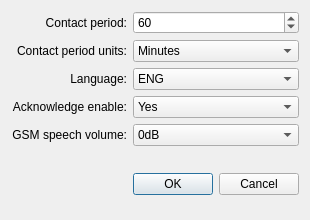
<?xml version="1.0" encoding="UTF-8"?>
<ui version="4.0">
 <class>mainCFGDialog</class>
 <widget class="QDialog" name="mainCFGDialog">
  <property name="geometry">
   <rect>
    <x>0</x>
    <y>0</y>
    <width>310</width>
    <height>220</height>
   </rect>
  </property>
  <property name="minimumSize">
   <size>
    <width>310</width>
    <height>200</height>
   </size>
  </property>
  <property name="maximumSize">
   <size>
    <width>310</width>
    <height>224</height>
   </size>
  </property>
  <property name="windowTitle">
   <string>Device configuration</string>
  </property>
  <layout class="QGridLayout" name="gridLayout">
   <item row="0" column="0">
    <widget class="QLabel" name="contactPeriodLabel">
     <property name="text">
      <string>Contact period:</string>
     </property>
     <property name="alignment">
      <set>Qt::AlignRight|Qt::AlignTrailing|Qt::AlignVCenter</set>
     </property>
    </widget>
   </item>
   <item row="1" column="1">
    <widget class="QComboBox" name="periodUnitsEdit">
     <property name="statusTip">
      <string>Time unit to be used for period number</string>
     </property>
     <property name="whatsThis">
      <string>Time unit which will give the real time period together with &quot;Contact period&quot;.</string>
     </property>
     <item>
      <property name="text">
       <string>Minutes</string>
      </property>
     </item>
     <item>
      <property name="text">
       <string>Hours</string>
      </property>
     </item>
     <item>
      <property name="text">
       <string>Days</string>
      </property>
     </item>
     <item>
      <property name="text">
       <string>Months</string>
      </property>
     </item>
    </widget>
   </item>
   <item row="0" column="1">
    <widget class="QSpinBox" name="contactPeriodEdit">
     <property name="statusTip">
      <string>SMS sending period measured in &quot;Contact period units&quot;</string>
     </property>
     <property name="whatsThis">
      <string>SMS about device status will be sent periodically after time specified in this field.</string>
     </property>
     <property name="value">
      <number>60</number>
     </property>
    </widget>
   </item>
   <item row="2" column="0">
    <widget class="QLabel" name="languageLabel">
     <property name="text">
      <string>Language:</string>
     </property>
     <property name="alignment">
      <set>Qt::AlignRight|Qt::AlignTrailing|Qt::AlignVCenter</set>
     </property>
    </widget>
   </item>
   <item row="3" column="0">
    <widget class="QLabel" name="ackLabel">
     <property name="text">
      <string>Acknowledge enable:</string>
     </property>
     <property name="alignment">
      <set>Qt::AlignRight|Qt::AlignTrailing|Qt::AlignVCenter</set>
     </property>
    </widget>
   </item>
   <item row="1" column="0">
    <widget class="QLabel" name="periodUnitsLabel">
     <property name="text">
      <string>Contact period units:</string>
     </property>
     <property name="alignment">
      <set>Qt::AlignRight|Qt::AlignTrailing|Qt::AlignVCenter</set>
     </property>
    </widget>
   </item>
   <item row="3" column="1">
    <widget class="QComboBox" name="ackEdit">
     <property name="statusTip">
      <string>Enable or disable device ACKs</string>
     </property>
     <property name="whatsThis">
      <string>Use this checkbox to generate setup enabling or disabling device's ACKs.</string>
     </property>
     <item>
      <property name="text">
       <string>Yes</string>
      </property>
     </item>
     <item>
      <property name="text">
       <string>No</string>
      </property>
     </item>
    </widget>
   </item>
   <item row="5" column="1">
    <widget class="QWidget" name="buttonsWrapper" native="true">
     <property name="minimumSize">
      <size>
       <width>0</width>
       <height>65</height>
      </size>
     </property>
     <property name="maximumSize">
      <size>
       <width>16777215</width>
       <height>16777215</height>
      </size>
     </property>
     <layout class="QHBoxLayout" name="horizontalLayout">
      <property name="leftMargin">
       <number>0</number>
      </property>
      <property name="topMargin">
       <number>0</number>
      </property>
      <property name="rightMargin">
       <number>0</number>
      </property>
      <property name="bottomMargin">
       <number>0</number>
      </property>
      <item>
       <widget class="QPushButton" name="confirmationButton">
        <property name="text">
         <string>OK</string>
        </property>
       </widget>
      </item>
      <item>
       <widget class="QPushButton" name="cancelButton">
        <property name="text">
         <string>Cancel</string>
        </property>
       </widget>
      </item>
     </layout>
    </widget>
   </item>
   <item row="4" column="1">
    <widget class="QComboBox" name="gsmVolumeEdit">
     <property name="statusTip">
      <string>GSM speech volume level</string>
     </property>
     <property name="whatsThis">
      <string>Specifies the volume level used during GSM calls.</string>
     </property>
     <item>
      <property name="text">
       <string>0dB</string>
      </property>
     </item>
     <item>
      <property name="text">
       <string>-6dB</string>
      </property>
     </item>
     <item>
      <property name="text">
       <string>-12dB</string>
      </property>
     </item>
     <item>
      <property name="text">
       <string>-18dB</string>
      </property>
     </item>
     <item>
      <property name="text">
       <string>-24dB</string>
      </property>
     </item>
    </widget>
   </item>
   <item row="2" column="1">
    <widget class="QComboBox" name="languageEdit">
     <property name="statusTip">
      <string>Device language setting</string>
     </property>
     <property name="whatsThis">
      <string>Use this selector to specify the language in which information will be displayed in device.</string>
     </property>
     <item>
      <property name="text">
       <string>ENG</string>
      </property>
     </item>
     <item>
      <property name="text">
       <string>SVK</string>
      </property>
     </item>
     <item>
      <property name="text">
       <string>CZE</string>
      </property>
     </item>
     <item>
      <property name="text">
       <string>PLN</string>
      </property>
     </item>
     <item>
      <property name="text">
       <string>HUN</string>
      </property>
     </item>
     <item>
      <property name="text">
       <string>GER</string>
      </property>
     </item>
    </widget>
   </item>
   <item row="4" column="0">
    <widget class="QLabel" name="label">
     <property name="text">
      <string>GSM speech volume:</string>
     </property>
     <property name="alignment">
      <set>Qt::AlignRight|Qt::AlignTrailing|Qt::AlignVCenter</set>
     </property>
    </widget>
   </item>
  </layout>
 </widget>
 <tabstops>
  <tabstop>contactPeriodEdit</tabstop>
  <tabstop>periodUnitsEdit</tabstop>
  <tabstop>languageEdit</tabstop>
  <tabstop>ackEdit</tabstop>
  <tabstop>gsmVolumeEdit</tabstop>
  <tabstop>confirmationButton</tabstop>
  <tabstop>cancelButton</tabstop>
 </tabstops>
 <resources/>
 <connections/>
</ui>
